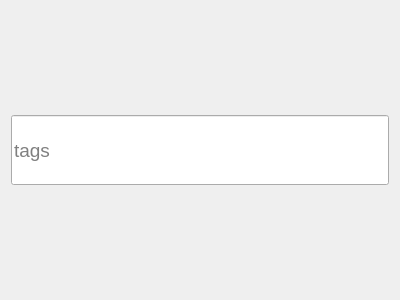
<?xml version="1.0" encoding="UTF-8"?>
<ui version="4.0">
 <class>TaggerWidget</class>
 <widget class="QWidget" name="TaggerWidget">
  <property name="geometry">
   <rect>
    <x>0</x>
    <y>0</y>
    <width>400</width>
    <height>300</height>
   </rect>
  </property>
  <property name="windowTitle">
   <string>Form</string>
  </property>
  <layout class="QVBoxLayout" name="verticalLayout">
   <item>
    <widget class="QLineEdit" name="lineEdit">
     <property name="minimumSize">
      <size>
       <width>0</width>
       <height>70</height>
      </size>
     </property>
     <property name="font">
      <font>
       <pointsize>14</pointsize>
      </font>
     </property>
     <property name="placeholderText">
      <string>tags</string>
     </property>
    </widget>
   </item>
  </layout>
 </widget>
 <resources/>
 <connections/>
</ui>
